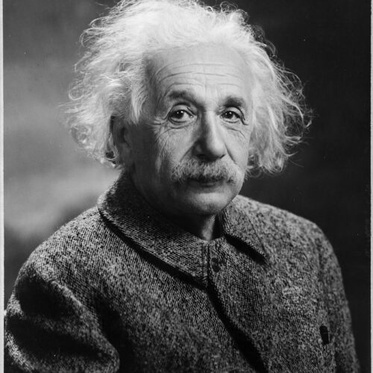
#> input picture Einstein.jpg, 373 x 373 px, shrunk from 500 x 500 before the run
$ python 'Optional Project 02.py'
#> lines starting #> are read from the running program, lines starting #| are printed output that depends on the picture
import numpy as np
import matplotlib.pyplot as plt
import seaborn as sns
from sklearn.metrics.pairwise import euclidean_distances

# Configuration
input_image_path = "Einstein.jpg"
sigma_d = 8.0
output_dir = ""

# Cluster specifications
clusters = [
    {'center': (25, 75), 'size': 50, 'color': 'red'},
    {'center': (75, 75), 'size': 50, 'color': 'blue'},
    {'center': (50, 50), 'size': 100, 'color': 'green'},
    {'center': (75, 25), 'size': 100, 'color': 'purple'},
    {'center': (25, 25), 'size': 200, 'color': 'orange'}
]

# Generate points with Gaussian distribution
np.random.seed(20)
points, labels = [], []
for cluster in clusters:
    pts = np.random.normal(cluster['center'], sigma_d, (cluster['size'], 2))
    pts = np.clip(pts, 0, 100)
    points.append(pts)
    labels.extend([cluster['color']] * cluster['size'])

points = np.vstack(points) * 5  # Scale to 500x500 coordinates

# Calculate distance matrix
W = euclidean_distances(points)

# Calculate weights for different sigma values
sigmas = [0.1*sigma_d, sigma_d, 10*sigma_d]
weight_matrices = [np.exp(-W**2/(2*(s**2))) for s in sigmas]


#Plot points on input image
def plot_points_on_image():
    plt.figure(figsize=(5, 5), dpi=100)
    img = plt.imread(input_image_path)
#> img is the input picture: shape (373, 373); min 0, max 246, mean 88
    plt.imshow(img)
    plt.scatter(points[:,0], points[:,1], c=labels, s=15, alpha=0.7, edgecolor='w', linewidth=0.3)
    plt.axis('off')
    plt.savefig(f"{output_dir}points_on_image.png", bbox_inches='tight')
    plt.close()

#Plot cluster distribution
def plot_cluster_distribution():
    plt.figure(figsize=(6, 5))
    for cluster in clusters:
        plt.scatter([], [], c=cluster['color'], label=f'Center {cluster["center"]}')
    plt.scatter(points[:,0], points[:,1], c=labels, s=15, alpha=0.7)
    plt.title('Cluster Spatial Distribution')
    plt.xlabel('X Position (pixels)')
    plt.ylabel('Y Position (pixels)')
    plt.legend(bbox_to_anchor=(1.05, 1))
    plt.savefig(f"{output_dir}cluster_distribution.png", bbox_inches='tight')
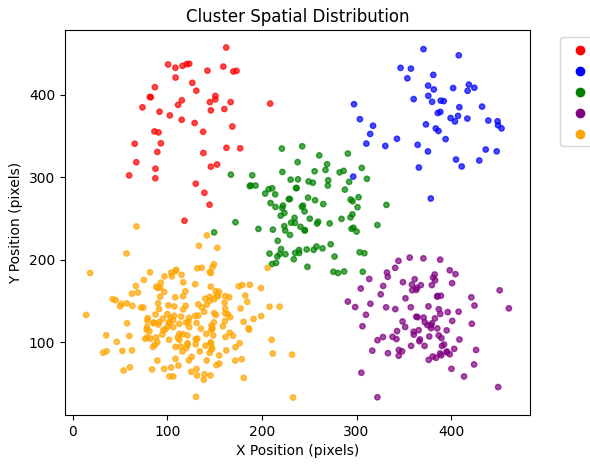
#> figure drawn by matplotlib, 1 panel
    plt.close()

#Plot distance histogram
def plot_distance_histogram():
    intra_dist, inter_dist = [], []
    for i in range(len(points)):
        for j in range(i+1, len(points)):
            if labels[i] == labels[j]:
                intra_dist.append(W[i,j])
            else:
                inter_dist.append(W[i,j])

    plt.figure(figsize=(8, 4))
    plt.hist(intra_dist, bins=50, alpha=0.7, label='Intra-cluster')
    plt.hist(inter_dist, bins=50, alpha=0.7, label='Inter-cluster')
    plt.title('Euclidean Distance Distribution')
    plt.xlabel('Distance (pixels)')
    plt.ylabel('Frequency')
    plt.legend()
    plt.savefig(f"{output_dir}distance_histogram.png")
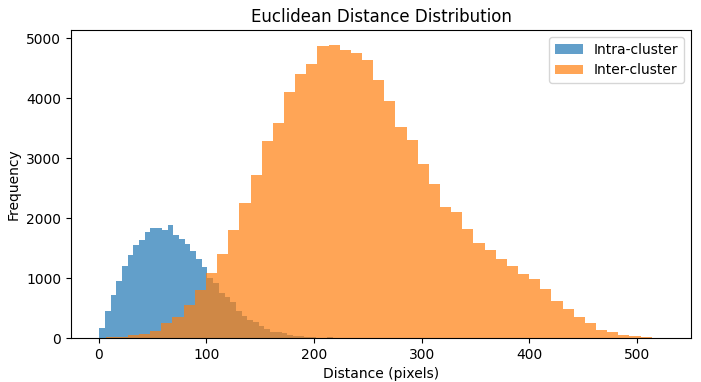
#> figure drawn by matplotlib, 1 panel; tallest bar 1879 high, from x = 64.08 to 69.37; tallest bar 4893 high, from x = 213.5 to 223.8
    plt.close()

#Plot weight distributions
def plot_weight_distributions():
    plt.figure(figsize=(8, 4))
    for w, s in zip(weight_matrices, sigmas):
        sns.kdeplot(w.flatten(), label=f'σ={s:.1f}')
    plt.title('Weight Value Distributions')
    plt.xlabel('Weight')
    plt.ylabel('Density')
    plt.legend()
    plt.savefig(f"{output_dir}weight_distributions.png")
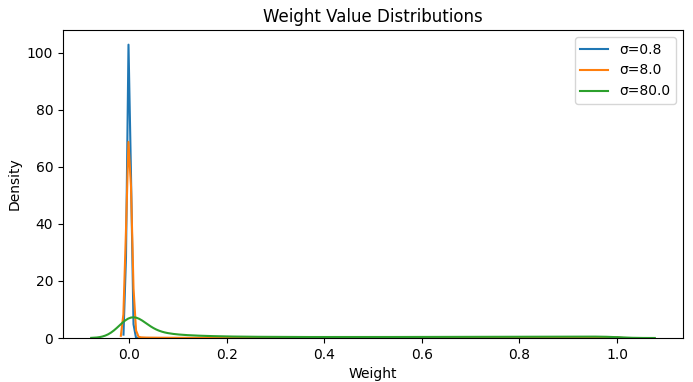
#> figure drawn by matplotlib, 1 panel; curve peaks at x = -0.000958, y = 102.9; curve peaks at x = -0.00104, y = 68.75; curve peaks at x = 0.00964, y = 7.27
    plt.close()

#Plot RBF decay curves
def plot_rbf_curves():
    x = np.linspace(0, W.max(), 100)
    plt.figure(figsize=(8, 4))
    for s in sigmas:
        y = np.exp(-x**2/(2*s**2))
        plt.plot(x, y, label=f'σ={s:.1f}')
    plt.title('RBF Weight Decay Patterns')
    plt.xlabel('Distance (pixels)')
    plt.ylabel('Weight Value')
    plt.legend()
    plt.savefig(f"{output_dir}rbf_curves.png")
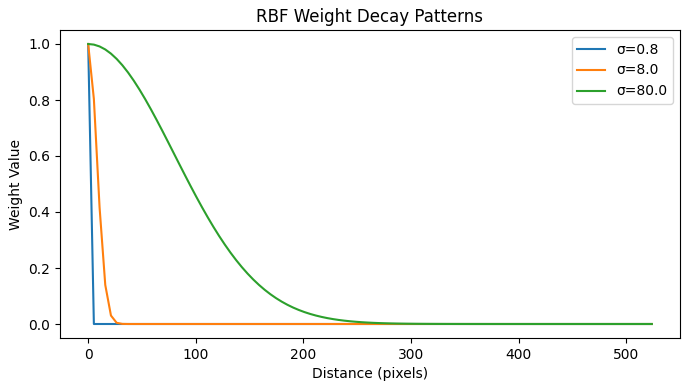
#> figure drawn by matplotlib, 1 panel; curve peaks at x = 0, y = 1; curve peaks at x = 0, y = 1; curve peaks at x = 0, y = 1
    plt.close()

#Plot heatmap
def plot_heatmap():
    plt.figure(figsize=(5, 5))
    sns.heatmap(weight_matrices[1], cmap='viridis',
                xticklabels=False, yticklabels=False,
                cbar_kws={'label': 'Weight Value'})
    plt.title(f'Weight Matrix (σ={sigma_d})')
    plt.savefig(f"{output_dir}weight_matrix_heatmap.png")
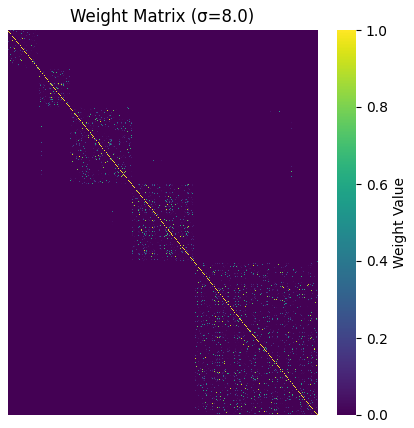
#> figure drawn by matplotlib, 2 panels
    plt.close()

#Plot eigenvalues and eigenvectors
def plot_eigen_components(sigmas, weight_matrices, points, output_dir):
#> called with points = array of shape (500, 2), output_dir = ''
    for s, weight_matrix in zip(sigmas, weight_matrices):
        # Compute eigenvalues and eigenvectors
        eigenvalues, eigenvectors = np.linalg.eigh(weight_matrix)

        # Sort in descending order
        idx = np.argsort(eigenvalues)[::-1]
        eigenvalues = eigenvalues[idx]
        eigenvectors = eigenvectors[:, idx]

        # Set dynamic threshold
        threshold = 0.01 * eigenvalues[0]
        valid_indices = np.where(eigenvalues > threshold)[0]

        # Select top 5 eigenvalues or all above threshold
        top_k = min(5, len(valid_indices)) if len(valid_indices) > 0 else 1


        plt.figure(figsize=(10, 2.5*top_k))
        plt.suptitle(f'Eigen Components Analysis (σ={s:.1f})', y=1.02)
        plt.subplot(top_k+1, 1, 1)
        plt.plot(eigenvalues[:20], 'o-', markersize=4)
        plt.axhline(threshold, color='r', linestyle='--', alpha=0.5)
        plt.title('Top 20 Eigenvalues')
        plt.ylabel('Magnitude')
        plt.yscale('log')

        # Plot eigenvectors
        for i in range(top_k):
            plt.subplot(top_k+1, 1, i+2)
            v = eigenvectors[:, valid_indices[i]]

            # Normalize for better visualization
            v_norm = (v - v.min()) / (v.max() - v.min())

            # Create scatter plot
            sc = plt.scatter(points[:, 0], points[:, 1], c=v_norm,
                            cmap='viridis', s=15, alpha=0.8)
            plt.colorbar(sc, label=f'Eigenvector {i+1} Value')
            plt.title(f'Eigenvector {i+1} (λ={eigenvalues[valid_indices[i]]:.2e})')
            plt.axis('off')

        plt.tight_layout()
        plt.savefig(f"{output_dir}eigen_components_sigma_{s:.1f}.png", bbox_inches='tight')
        plt.close()
#> this loop made 3 passes
#> pass 1, in plot_eigen_components, `plt.savefig(f"{output_dir}eigen_components_sigma_{s:.1f}.png", bbox_in..`:
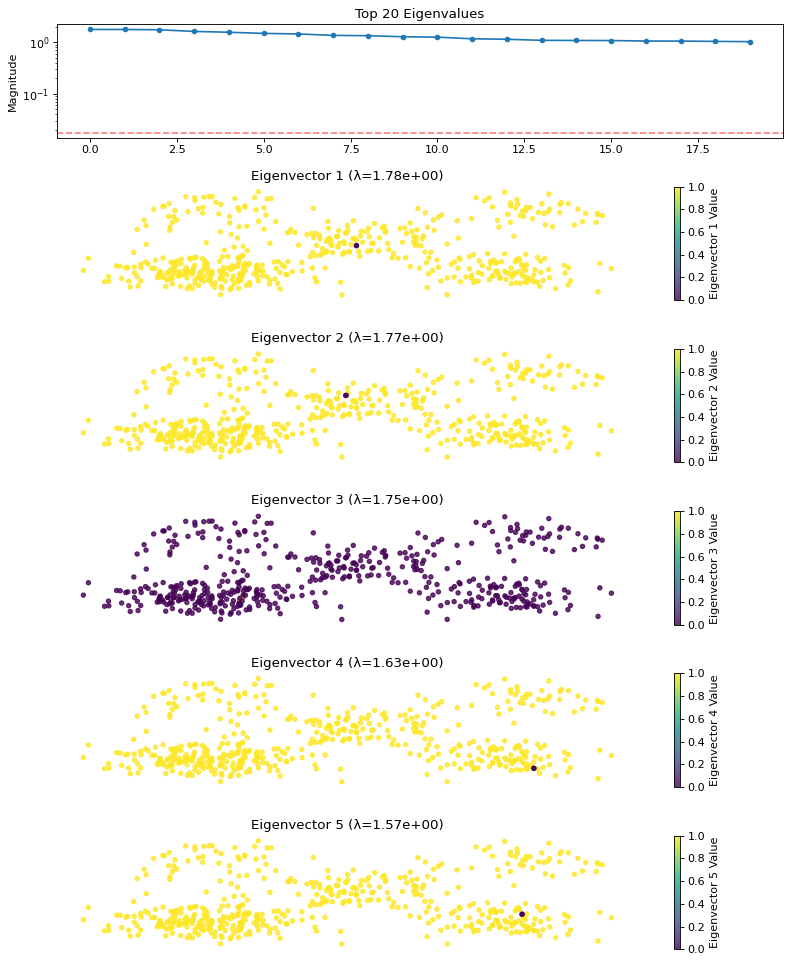
#> figure drawn by matplotlib, 11 panels; panel 1: curve peaks at x = 0, y = 1.78
#> pass 2, in plot_eigen_components, `plt.savefig(f"{output_dir}eigen_components_sigma_{s:.1f}.png", bbox_in..`:
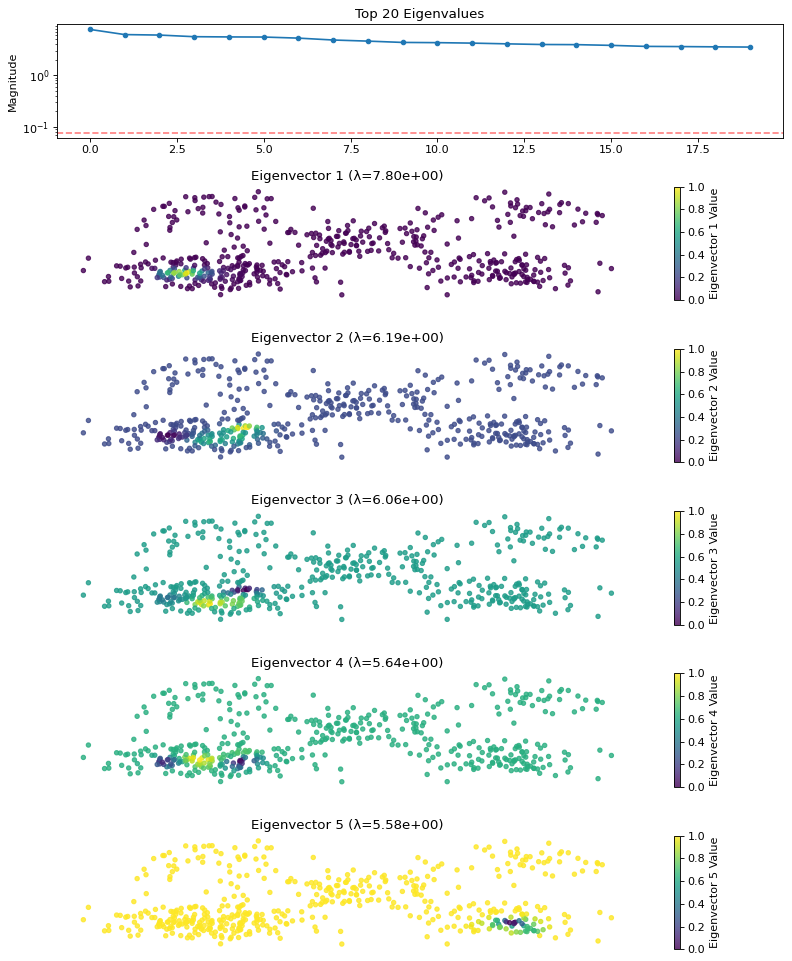
#> figure drawn by matplotlib, 11 panels; panel 1: curve peaks at x = 0, y = 7.8


plot_points_on_image()
plot_cluster_distribution()
plot_distance_histogram()
plot_weight_distributions()
plot_rbf_curves()
plot_heatmap()
plot_eigen_components(sigmas, weight_matrices, points, output_dir)

print("All plots generated successfully")
